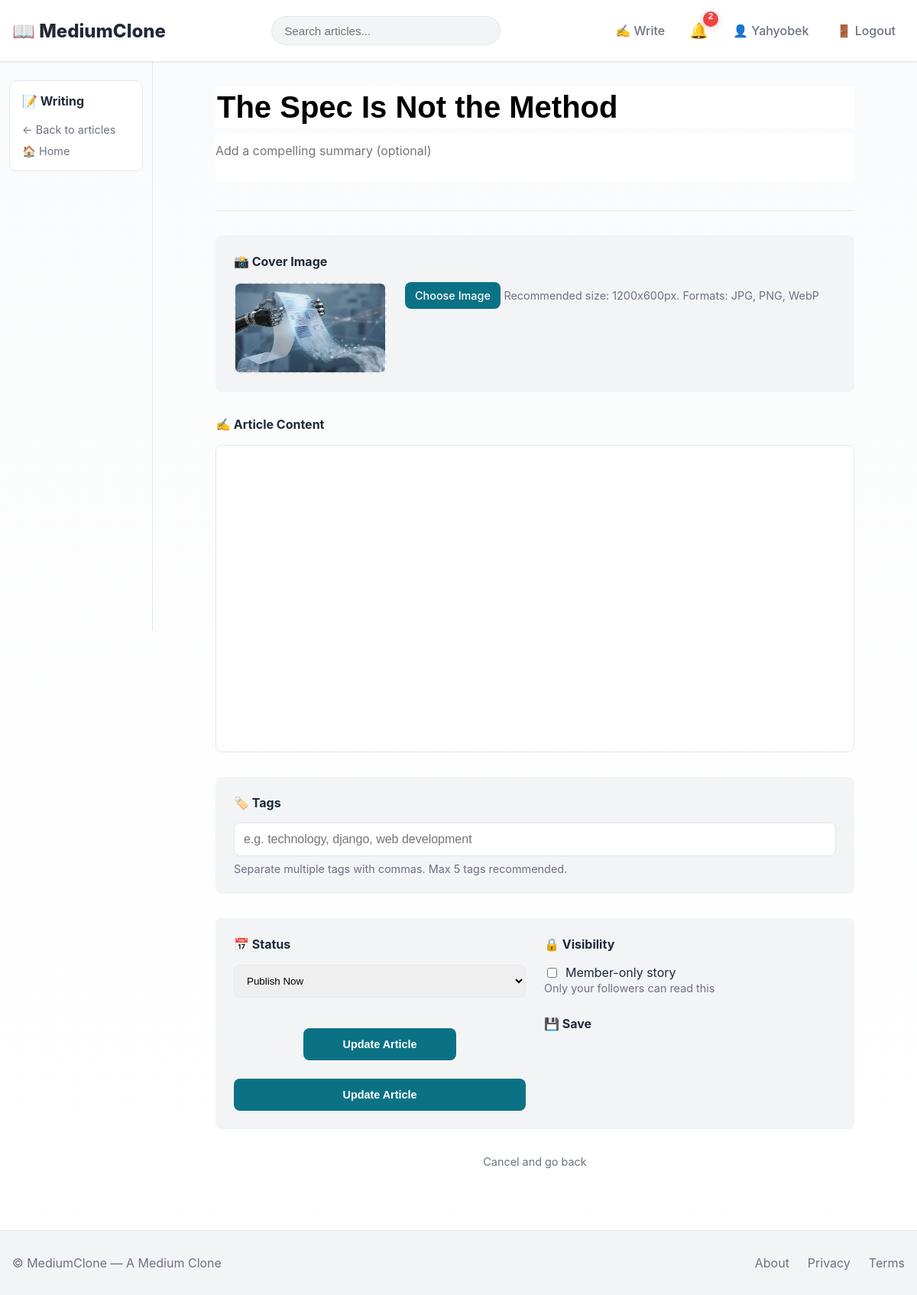
Page /articles/the-spec-is-not-the-method/edit/ (signed in) on the committed database.
### accounts/models.py (models this page shows, shortened)
class CustomUser(AbstractUser):
    bio = models.TextField(blank=True)
    avatar = models.ImageField(upload_to="avatars/", blank=True, null=True)
    website = models.URLField(blank=True)

### articles/models.py (models this page shows, shortened)
class Article(models.Model):
    STATUS_CHOICES = (("draft", "Draft"), ("published", "Published"))
    author = models.ForeignKey(settings.AUTH_USER_MODEL, on_delete=models.CASCADE, related_name="articles")
    title = models.CharField(max_length=255)
    slug = models.SlugField(max_length=300, unique=True, blank=True)
    body = models.TextField()
    excerpt = models.TextField(blank=True)
    status = models.CharField(max_length=10, choices=STATUS_CHOICES, default="draft")
    tags = models.ManyToManyField(Tag, blank=True, related_name="articles")
    is_member_only = models.BooleanField(
        default=False,
        help_text="Only followers can read this article"
    )
    cover_image = models.ImageField(upload_to="article_covers/", blank=True, null=True)
    views_count = models.PositiveIntegerField(default=0)
    created_at = models.DateTimeField(auto_now_add=True)
    updated_at = models.DateTimeField(auto_now=True)
    published_at = models.DateTimeField(blank=True, null=True)
    class Meta:
        ordering = ["-published_at", "-created_at"]
        indexes = [models.Index(fields=["-published_at", "status"])]

### articles/views.py (the view, shortened to what this page needs)
# urls.py: path("<slug:slug>/edit/", views.ArticleUpdateView.as_view(), name="edit"),
class ArticleUpdateView(LoginRequiredMixin, AuthorRequiredMixin, UpdateView):
    model = Article
    form_class = ArticleForm
    template_name = "articles/article_form.html"
    def get_initial(self):
        initial = super().get_initial()
        initial["tags"] = ", ".join([t.name for t in self.get_object().tags.all()])
        return initial

### articles/views.py (called while the page is built)
    def test_func(self):
        obj = self.get_object()
        return obj.author == self.request.user

### articles/templates/articles/article_form.html (shortened to what this page needs)
{% extends "core/base.html" %}
{% load static %}
{% block content %}
<div style="display:flex;gap:0;width:100%">
  <aside class="left-sidebar" style="width:200px;border-right:1px solid var(--border)">
    <div class="card" style="padding:1rem">
      <h4 style="margin:0 0 1rem">📝 Writing</h4>
      <ul style="list-style:none;padding:0;margin:0;display:flex;flex-direction:column;gap:.5rem">
        <li><a href="{% url 'articles:list' %}" class="hint" style="text-decoration:none">← Back to articles</a></li>
        <li><a href="{% url 'core:home' %}" class="hint" style="text-decoration:none">🏠 Home</a></li>
      </ul>
    </div>
  </aside>
  <section class="center-feed" style="flex:1;max-width:900px;margin:0 auto;padding:2rem">
    <form method="post" class="article-form" id="article-form" enctype="multipart/form-data">
    <div style="margin-bottom:2rem">
      <input type="text" name="title" class="editor-title" placeholder="Write your article title"
            value="{{ form.title.value|default_if_none:'' }}" required
            style="width:100%;font-size:2.5rem;font-weight:700;border:none;outline:none;line-height:1.3;margin-bottom:.5rem">
      <textarea name="excerpt" class="editor-excerpt" placeholder="Add a compelling summary (optional)"
                style="width:100%;padding:.75rem 0;border:none;outline:none;font-size:1rem;resize:none;font-family:inherit;color:var(--muted)">{{ form.excerpt.value|default_if_none:'' }}</textarea>
      </div>
      <div style="border-top:1px solid var(--border);margin-bottom:2rem"></div>
      <div class="cover-section" style="margin-bottom:2rem;padding:1.5rem;background:var(--soft);border-radius:var(--radius)">
        <h4 style="margin:0 0 1rem">📸 Cover Image</h4>
        <div style="display:flex;gap:1.5rem;align-items:flex-start">
          <div id="cover-preview" style="width:200px;height:120px;border-radius:var(--radius);background:white;border:2px dashed var(--border);display:flex;align-items:center;justify-content:center;overflow:hidden">
            {% if form.initial.cover_image %}
              <img src="{{ form.initial.cover_image }}" alt="cover" style="width:100%;height:100%;object-fit:cover">
            {% elif object and object.cover_image %}
              <img src="{{ object.cover_image.url }}" alt="cover" style="width:100%;height:100%;object-fit:cover">
            {% else %}
              <div style="text-align:center;color:var(--muted)">
                <div style="font-size:2rem;margin-bottom:.5rem">📷</div>
                <small>Upload a cover image</small>
              </div>
            {% endif %}
          </div>
          <div style="flex:1">
            <label for="id_cover_image" class="btn btn-primary" style="display:inline-block;cursor:pointer;margin-bottom:1rem">Choose Image</label>
            <small class="hint">Recommended size: 1200x600px. Formats: JPG, PNG, WebP</small>
          </div>
        </div>
      </div>
<div style="margin-bottom:2rem">
  <h4 style="margin:0 0 1rem">✍️ Article Content</h4>
  <div style="background:white;border:1px solid var(--border);border-radius:var(--radius);overflow:hidden">
    <div id="quill-editor" style="min-height:400px;font-size:1rem"></div>
  </div>
</div>
      <div style="margin-bottom:2rem;padding:1.5rem;background:var(--soft);border-radius:var(--radius)">
        <h4 style="margin:0 0 1rem">🏷️ Tags</h4>
        <input type="text" name="tags" placeholder="e.g. technology, django, web development" value="{{ form.initial.tags|default_if_none:'' }}" style="width:100%;padding:.75rem;border:1px solid var(--border);border-radius:var(--radius);font-size:1rem">
        <small class="hint" style="display:block;margin-top:.5rem">Separate multiple tags with commas. Max 5 tags recommended.</small>
      </div>
      <div style="display:grid;grid-template-columns:1fr 1fr;gap:1.5rem;padding:1.5rem;background:var(--soft);border-radius:var(--radius)">
        <div>
          <h4 style="margin:0 0 1rem">📅 Status</h4>
          <select name="status" class="status-select" style="width:100%;padding:.75rem;border:1px solid var(--border);border-radius:var(--radius)">
            <option value="published"{% if form.instance.status == "published" or form.initial.status == "published" %}selected{% endif %}>Publish Now</option>
          </select>
        </div>
        <div>
  <div>
    <h4 style="margin:0 0 1rem">🔒 Visibility</h4>
    <label style="display:flex;align-items:center;gap:.5rem;cursor:pointer">
      <input type="checkbox" name="is_member_only" {% if form.initial.is_member_only %}checked{% endif %} style="cursor:pointer">
      <span>Member-only story</span>
    </label>
    <small class="hint">Only your followers can read this</small>
  </div>
</div>
<div style="text-align:center;margin-top:1rem">
  <button type="submit" class="btn btn-primary" style="padding:.75rem 2rem;font-weight:600;cursor:pointer;min-width:200px">
    {% if object %}Update Article{% else %}Publish Article{% endif %}
  </button>
</div>
          <h4 style="margin:0 0 1rem">💾 Save</h4>
          <button type="submit" class="btn btn-primary" style="width:100%;padding:.75rem;font-weight:600;cursor:pointer">
            {% if object %}Update Article{% else %}Publish Article{% endif %}
          </button>
        </div>
      <div style="text-align:center;margin-top:2rem">
        <a href="{% url 'articles:list' %}" class="hint" style="text-decoration:none">Cancel and go back</a>
      </div>
    </form>
  </section>
</div>
{% endblock %}

### core/templates/core/base.html (shortened to what this page needs)
<!doctype html>
{% load static %}
<html lang="en">
<head>
  <link rel="stylesheet" href="{% static 'css/main.css' %}">
  <link href="https://cdn.quilljs.com/1.3.7/quill.snow.css" rel="stylesheet">
</head>
<body>
  <header class="site-header">
    <div class="header-inner">
      <a class="brand" href="{% url 'core:home' %}">📖 MediumClone</a>
      <form class="search-form" method="get" action="{% url 'articles:list' %}">
        <input name="q" type="search" placeholder="Search articles..." value="{{ request.GET.q|default:'' }}" aria-label="Search">
      </form>
      <nav class="nav">
        {% if user.is_authenticated %}
          <a class="nav-link" href="{% url 'articles:create' %}">✍️ Write</a>
          <div class="notifications-dropdown">
            <button id="notifications-btn" title="Notifications">
              🔔
              <span id="notif-badge" class="badge" style="display:none">0</span>
            </button>
          </div>
          <a class="nav-link" href="{% url 'accounts:profile' user.username %}">👤 {{ user.username }}</a>
          <a class="nav-link" href="{% url 'accounts:logout' %}">🚪 Logout</a>
        {% else %}
          <a class="nav-link" href="{% url 'accounts:login' %}">Log in</a>
          <a class="nav-link btn-signup" href="{% url 'accounts:signup' %}">Get started</a>
        {% endif %}
      </nav>
    </div>
  </header>
  <main class="main">
    {% block content %}{% endblock %}
  </main>
  <footer class="site-footer">
    <div class="footer-inner">
      <div>© {{ now|date:"Y" }} MediumClone — A Medium Clone</div>
      <div class="foot-links">
        <a href="{% url 'core:intro' %}">About</a>
        <a href="#">Privacy</a>
        <a href="#">Terms</a>
      </div>
    </div>
  </footer>
</body>
</html>

### static/css/main.css (style rules this page uses)
:root { --max-width: 1200px; --feed-width: 680px; --sidebar-width: 280px; --muted: #6b7280; --bg: #ffffff; --accent: #0b7285; --accent-2: #0b5f6b; --card: #ffffff; --soft: #f3f4f6; --shadow-sm: 0 1px 2px rgba(0, 0, 0, 0.05); --shadow-md: 0 4px 6px rgba(0, 0, 0, 0.07); --shadow-lg: 0 10px 25px rgba(0, 0, 0, 0.1); --radius: 8px; --text: #1f2937; --border: #e5e7eb; --transition: all 0.2s ease; }
* { box-sizing: border-box; }
html, body { height: 100%; margin: 0; padding: 0; }
body { font-family: "SF Pro Display", -apple-system, BlinkMacSystemFont, "Segoe UI", Roboto, "Helvetica Neue", Arial, sans-serif; background: linear-gradient(180deg, #fafbfc 0%, #ffffff 100%); color: var(--text); -webkit-font-smoothing: antialiased; -moz-osx-font-smoothing: grayscale; }
h1, h2, h3, h4, h5, h6 { margin: 0; font-weight: 700; line-height: 1.3; }
a { color: var(--accent); text-decoration: none; transition: var(--transition); }
.hint { color: var(--muted); font-size: 0.9rem; }
.site-header { background: rgba(255, 255, 255, 0.95); backdrop-filter: blur(10px); border-bottom: 1px solid var(--border); padding: 0.75rem 0; position: sticky; top: 0; z-index: 100; box-shadow: var(--shadow-sm); }
.header-inner { max-width: var(--max-width); margin: 0 auto; padding: 0 1rem; display: flex; align-items: center; gap: 1.5rem; justify-content: space-between; height: 56px; }
.brand { font-weight: 800; font-size: 1.5rem; color: var(--text); white-space: nowrap; flex-shrink: 0; }
.search-form { flex: 1; max-width: 300px; }
.search-form input { width: 100%; padding: 0.6rem 1rem; border-radius: 999px; border: 1px solid var(--border); background: var(--soft); outline: none; transition: var(--transition); font-size: 0.95rem; }
.nav { display: flex; gap: 0.75rem; align-items: center; }
.nav-link { color: var(--muted); text-decoration: none; padding: 0.5rem 0.75rem; border-radius: var(--radius); font-weight: 500; transition: var(--transition); }
.notifications-dropdown { position: relative; }
#notifications-btn { position: relative; background: transparent; border: none; font-size: 1.25rem; cursor: pointer; padding: 0.5rem; }
.badge { position: absolute; top: -5px; right: -5px; background: #ef4444; color: white; border-radius: 50%; width: 20px; height: 20px; display: flex; align-items: center; justify-content: center; font-size: 0.7rem; font-weight: 700; box-shadow: 0 2px 8px rgba(239, 68, 68, 0.3); }
.main { display: flex; min-height: calc(100vh - 56px); background: linear-gradient(180deg, #fafbfc 0%, #ffffff 100%); }
.left-sidebar { width: var(--sidebar-width); padding: 1.5rem 0.75rem; border-right: 1px solid var(--border); position: sticky; top: 56px; height: calc(100vh - 56px); overflow-y: auto; }
.left-sidebar .card { padding: 1rem; }
.left-sidebar ul { list-style: none; padding: 0; margin: 0; display: flex; flex-direction: column; gap: 0.5rem; }
.center-feed { flex: 1; max-width: var(--feed-width); padding: 2rem 1.5rem; margin: 0 auto; width: 100%; }
.card { background: var(--card); border: 1px solid var(--border); border-radius: var(--radius); transition: var(--transition); }
.btn { padding: 0.5rem 0.75rem; border-radius: var(--radius); border: 1px solid var(--border); background: transparent; color: var(--text); cursor: pointer; font-weight: 500; font-size: 0.9rem; transition: var(--transition); }
.btn-primary { background: var(--accent); color: white; border-color: transparent; }
.site-footer { padding: 2rem 0; margin-top: 3rem; border-top: 1px solid var(--border); background: var(--soft); }
.footer-inner { max-width: var(--max-width); margin: 0 auto; padding: 0 1rem; display: flex; justify-content: space-between; align-items: center; color: var(--muted); }
.foot-links { display: flex; gap: 1.5rem; }
.foot-links a { color: var(--muted); text-decoration: none; }
@media (max-width: 1200px) { .left-sidebar { width: 200px; } }

### articles/templates/articles/article_form.html (style rules this page uses)
.editor-title { font-size: 2.5rem; font-weight: 700; border: none; outline: none; line-height: 1.3; margin-bottom: 0.5rem; }
.editor-excerpt { padding: 0.75rem 0; border: none; outline: none; font-size: 1rem; resize: none; font-family: inherit; color: var(--muted); }

### rows in the picture
CustomUser: username "Yahyobek"
Article: title "The Spec Is Not the Method", initial.cover_image (picture), status "Publish Now"
